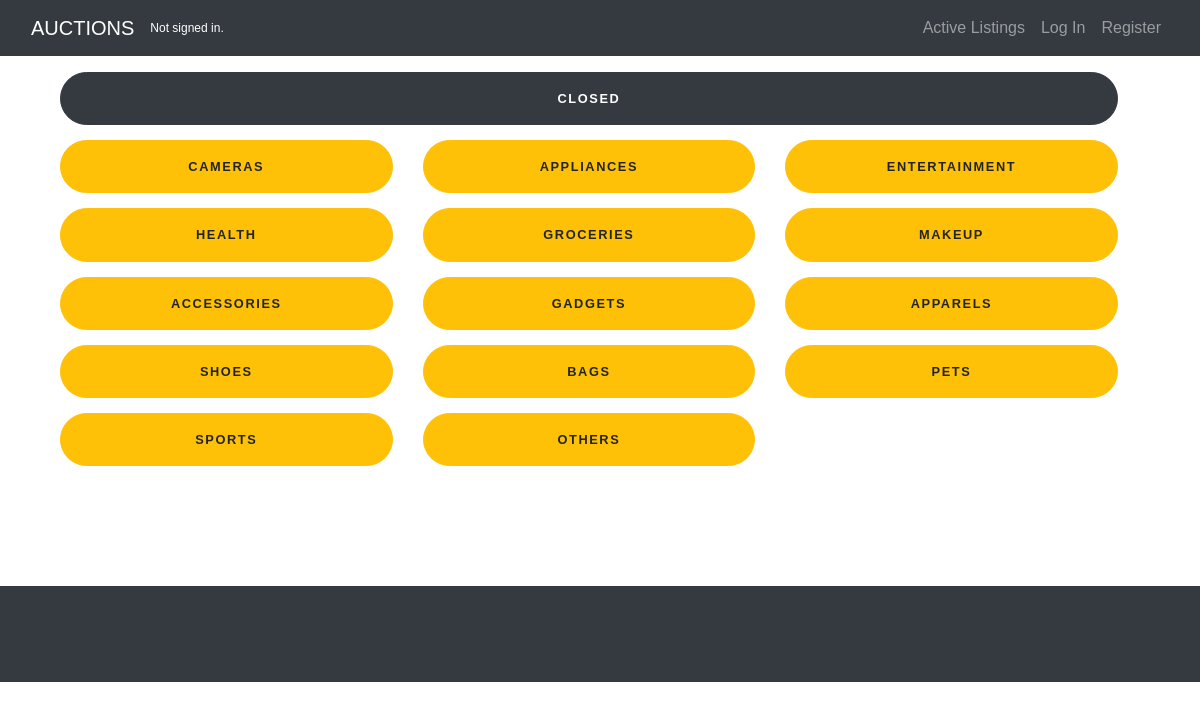
The page /category on the database its author committed.
### auctions/models.py (models this page shows)
class Category(models.Model):
    name = models.CharField(max_length=20, null=True, blank=True)
    def __str__(self):
        return self.name

### auctions/views.py (the view)
# urls.py: path("category", views.category, name="category"),
def category(request):
    category = Category.objects.all()
    closedbid = Closebid.objects.all()
    try:
        if Watchlist.objects.get(listingid=listingid):
            closed = True
        else:
            closed = False
    except:
        closed = False
    try:
        watch = Watchlist.objects.filter(watcher=request.user.username)
        watchcount = len(watch)
    except:
        watchcount = None
    return render(request, "auctions/categories.html", {
        "object": category,
        "watchcount": watchcount,
        "closed": closed,
        "closedbid": closedbid
    })

### auctions/templates/auctions/categories.html (shortened to what this page needs)
{% extends "auctions/layout.html" %}
{% block body %}
    <body >
    <div class="container">
    <div style="margin: 0 2% auto auto">
        <div class="container text-center">
            <div class="row">
                <p>
                <div class="col-lg-12" style="margin-top: 15px">
                    <a href="{% url 'allclosed' %}" class="btn btn-lg btn-dark btn-block text-uppercase" style="font-size: 80%; border-radius: 5rem; letter-spacing: .1rem; font-weight: bold;padding: 1rem;transition: all 0.2s;">
                            CLOSED </a>
                </div>
                {% for item in object %}
                <div class="col-lg-4"  style="margin-top: 15px">
                <a href="{% url 'categorylistings' item|slugify %}" class="btn btn-lg btn-warning btn-block text-uppercase" style="font-size: 80%; border-radius: 5rem; letter-spacing: .1rem; font-weight: bold;padding: 1rem;transition: all 0.2s;">
                              {{ item }} </a>
                </div>
                {% endfor %}
                </p>
            </div>
        </div>
    </div>
    </div>
    </body>
{% endblock %}

### auctions/templates/auctions/layout.html (shortened to what this page needs)
{% load static %}
<!DOCTYPE html>
<html lang="en">
    <head>
        <link rel="stylesheet" href="https://cdnjs.cloudflare.com/ajax/libs/font-awesome/4.7.0/css/font-awesome.min.css">
        <link rel="stylesheet" href="https://maxcdn.bootstrapcdn.com/bootstrap/4.3.1/css/bootstrap.min.css">
        <link href="{% static 'auctions/styles.css' %}" rel="stylesheet">
        <link href="{% static 'auctions/login.css' %}" rel="stylesheet">
        <link href="{% static 'auctions/categories.css' %}" rel="stylesheet">
        <link href="{% static 'auctions/create.css' %}" rel="stylesheet">
    </head>
    <body>
    <nav class="navbar navbar-expand-lg navbar-dark bg-dark fixed-top">
        <div class="container-fluid">
            <a class="navbar-brand" href="{% url 'index' %}">AUCTIONS</a>
                <div style="color:white; font-size: 12px">
                    {% if user.is_authenticated %}
                            Signed in as <strong>{{ user.username }}</strong>.
                    {% else %}
                            Not signed in.
                    {% endif %}
                </div>
        <div class="collapse navbar-collapse" id="navbarResponsive">
            <ul class="navbar-nav ml-auto">
                <li class="nav-item">
                    <a class="nav-link" href="{% url 'index' %}">Active Listings</a>
                </li>
            {% if user.is_authenticated %}
                <li class="nav-item">
                    <a class="nav-link" href="{% url 'watchlist' %}">Watchlist
                        {% if watchcount is 0 %}
                    </a>
                        {% else %}
                        <span class="nav-item badge badge-success">{{watchcount}}</span></a>
                        {% endif %}
                </li>
                <li class="nav-item">
                    <a class="nav-link" href="{% url 'category' %}">Categories</a>
                </li
                <li class="nav-item">
                    <a class="nav-link" href="{% url 'create' %}">Create Listings</a>
                </li>
                <li class="nav-item">
                    <a class="nav-link" href="{% url 'logout' %}">Log Out</a>
                </li>
            {% else %}
                    <li class="nav-item">
                        <a class="nav-link" href="{% url 'login' %}">Log In</a>
                    </li>
                    <li class="nav-item">
                        <a class="nav-link" href="{% url 'register' %}">Register</a>
                    </li>
            {% endif %}
        </div>
        </div>
    </nav>
        {% block body %}
        {% endblock %}
    <footer class="py-5 bg-dark" style="margin-top: 10%; display: block;">
    </footer>
    </body>
</html>

### auctions/static/auctions/login.css (style rules this page uses)
body { font-family: "Karla", sans-serif; min-height: 100vh; }

### rows shown on the page
Category: name "CAMERAS"
Category: name "APPLIANCES"
Category: name "ENTERTAINMENT"
Category: name "HEALTH"
Category: name "GROCERIES"
Category: name "MAKEUP"
Category: name "ACCESSORIES"
Category: name "GADGETS"
Category: name "APPARELS"
Category: name "SHOES"
Category: name "BAGS"
Category: name "PETS"
Category: name "SPORTS"
Category: name "OTHERS"
